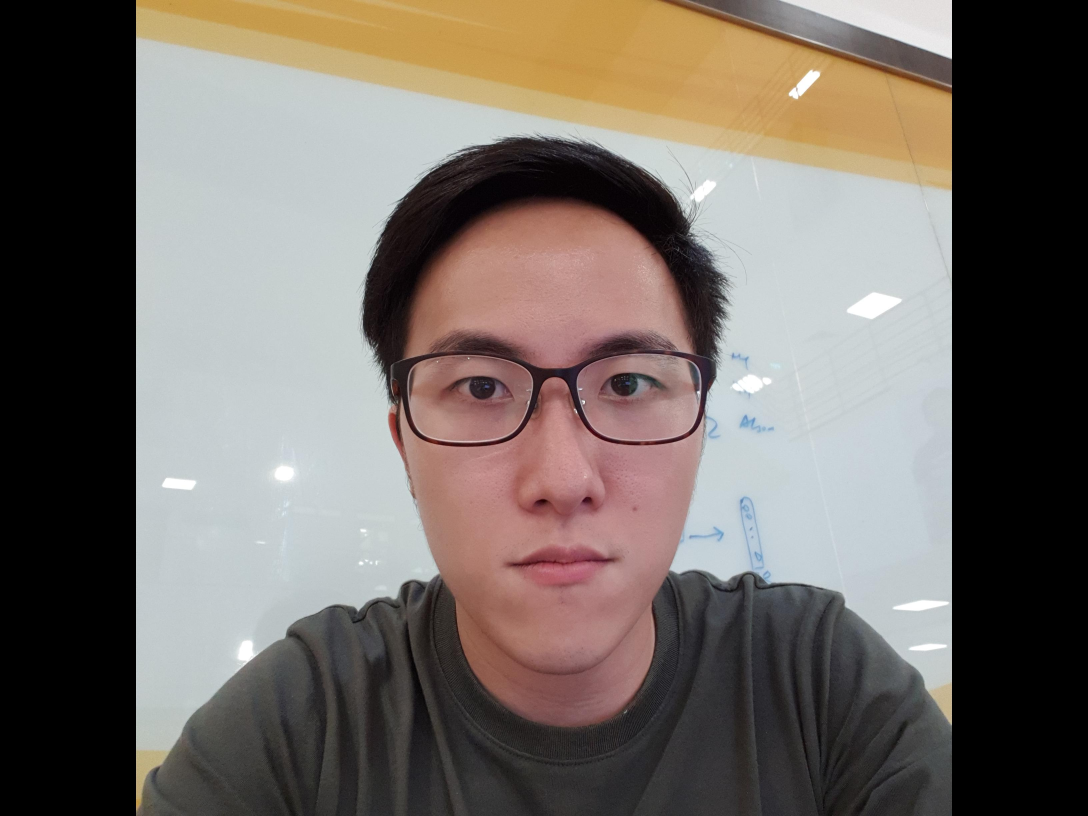
#> input picture images_raw/hy/hy20181027_202725_002.jpg_rotated.jpg, 3264 x 2448 px, found by its file name (shown at 1/3 size)
$ python scale_images.py   (older library calls are emulated)
#> lines starting #> are read from the running program, lines starting #| are printed output that depends on the picture
# -*- coding: utf-8 -*-
"""
Created on Sat Jul 21 15:22:02 2018

@author: NTU user
"""
#%%
from PIL import Image
import os
from matplotlib.pyplot import imshow, figure
os.chdir(r'C:\Users\NTU user\Desktop\MAEC\Year 3\MH4510 Data Mining\MH4510 Face Recognition')

#%%
image_dir = r'images_raw\\hy'
images = os.listdir(image_dir)


#%% ROTATE

for i in images:
    imageFile = i
    im = Image.open(imageFile)
#> im is the input picture: PIL image 3264x2448 RGB; mean R, G, B 115.2, 107.3, 101.3
    im = im.rotate(90)
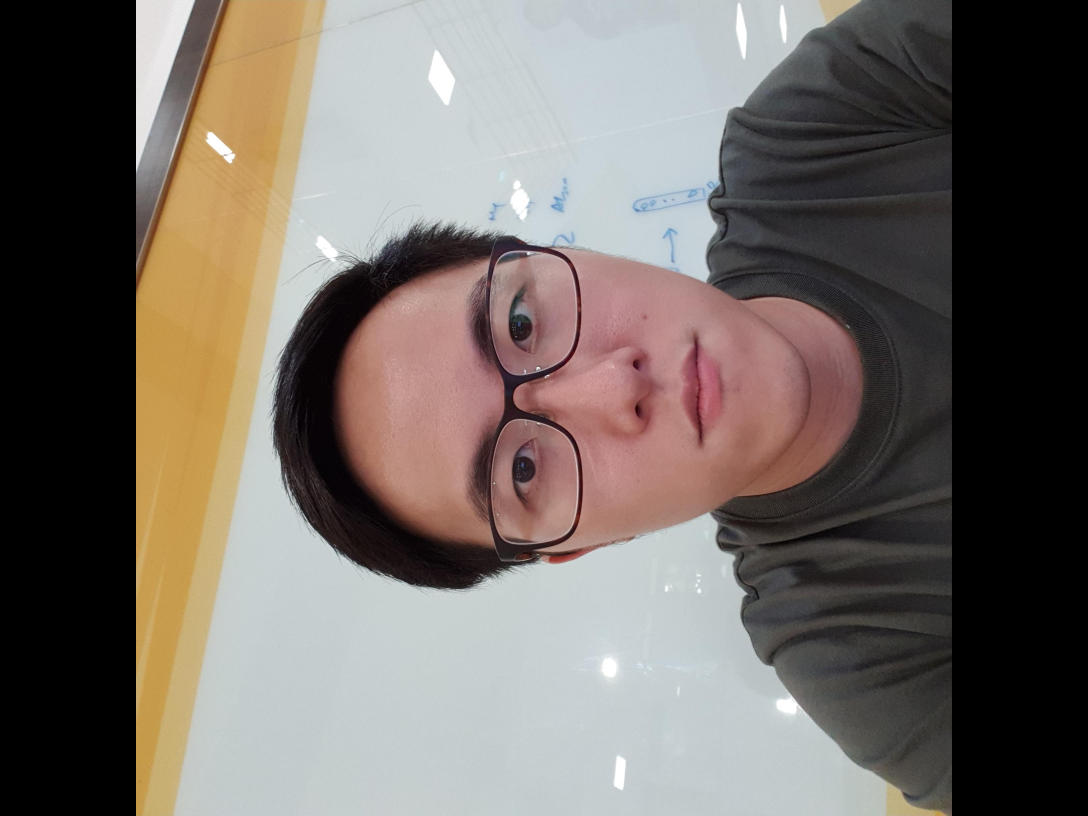
#> im: PIL image 3264x2448 RGB (shown at 1/3 size); mean R, G, B 115.2, 107.3, 101.3
    figure()
    imshow(im)

    ext = ".jpg"
    new_name = imageFile[:-4]+'_rotated'
    im.save(new_name + ext)

#%%
def auto_crop(image_name, bounding_boxes):
    im = Image.open('images_raw\\'+image_name)

    add_w = bounding_boxes[2]
    add_h = bounding_boxes[3]

    start_w = bounding_boxes[0]
    start_h = bounding_boxes[1]

    im_cropped = im.crop((start_w, start_h, add_w, add_h))
    imshow(im_cropped)

    rescale_width = 96
    rescale_height = 96
    im_scaled = im_cropped.resize((rescale_width, rescale_height), Image.ANTIALIAS)
    imshow(im_scaled)

    return im_scaled

#%%

for i in range(len(images)):
#> (the run stopped early here; a loop or call above may not have finished)
